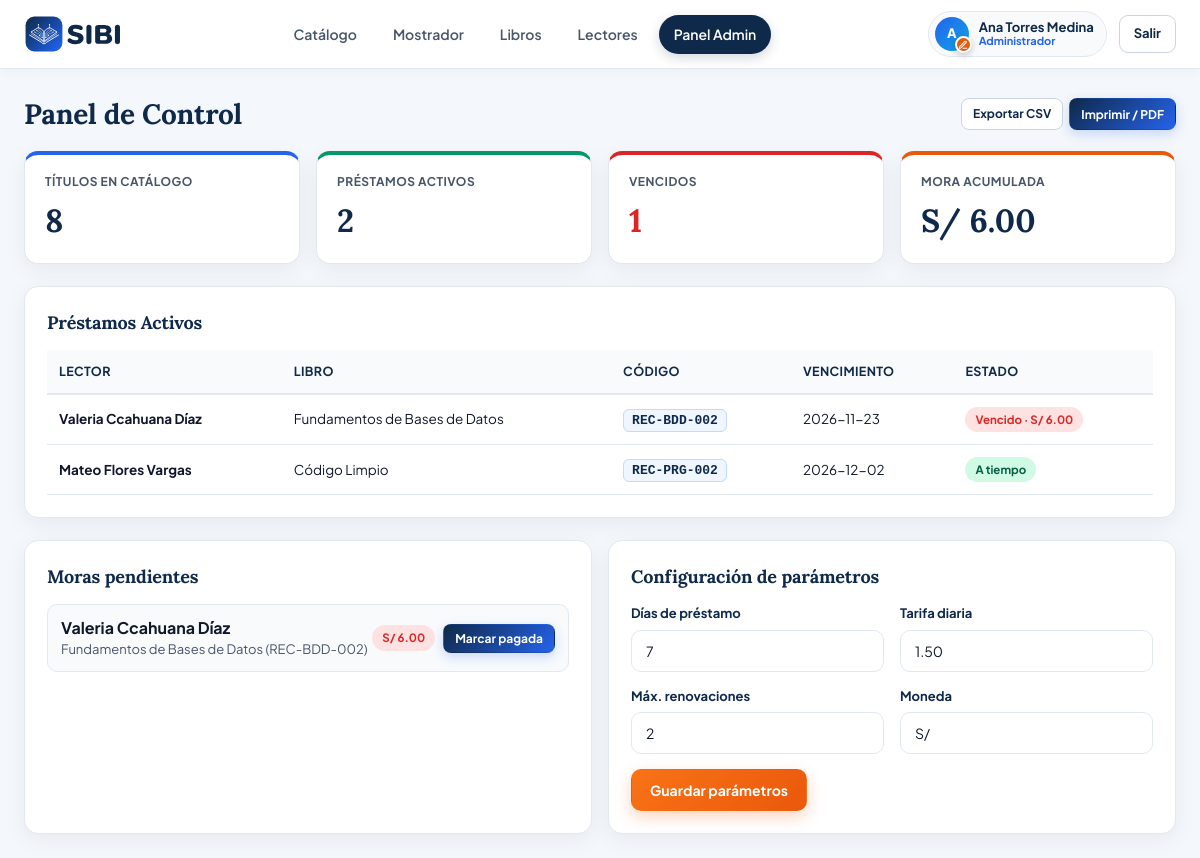
The page /panel.php (signed in) on the database its author committed.
### tables this page shows
CREATE TABLE configuracion (
    id INT AUTO_INCREMENT PRIMARY KEY,
    dias_prestamo INT NOT NULL DEFAULT 7,
    tarifa_mora_diaria DECIMAL(6,2) NOT NULL DEFAULT 1.50,
    max_renovaciones INT NOT NULL DEFAULT 2,
    moneda VARCHAR(10) NOT NULL DEFAULT 'S/'
);

CREATE TABLE prestamos (
    id INT AUTO_INCREMENT PRIMARY KEY,
    ejemplar_id INT NOT NULL,
    lector_id INT NOT NULL,
    bibliotecario_id INT NOT NULL,
    fecha_prestamo DATE NOT NULL,
    fecha_vencimiento DATE NOT NULL,
    fecha_devolucion DATE DEFAULT NULL,
    renovaciones INT NOT NULL DEFAULT 0,
    mora_monto DECIMAL(8,2) NOT NULL DEFAULT 0.00,
    mora_pagada TINYINT(1) NOT NULL DEFAULT 0,
    estado ENUM('activo','devuelto','vencido') NOT NULL DEFAULT 'activo',
    observaciones VARCHAR(255) DEFAULT NULL,
    CONSTRAINT fk_prestamos_ejemplar FOREIGN KEY (ejemplar_id) REFERENCES ejemplares(id),
    CONSTRAINT fk_prestamos_lector FOREIGN KEY (lector_id) REFERENCES usuarios(id),
    CONSTRAINT fk_prestamos_biblio FOREIGN KEY (bibliotecario_id) REFERENCES usuarios(id)
);

CREATE TABLE libros (
    id INT AUTO_INCREMENT PRIMARY KEY,
    titulo VARCHAR(200) NOT NULL,
    isbn VARCHAR(25) DEFAULT NULL,
    editorial VARCHAR(120) DEFAULT NULL,
    anio_publicacion SMALLINT DEFAULT NULL,
    autor_id INT NOT NULL,
    categoria_id INT NOT NULL,
    sinopsis TEXT DEFAULT NULL,
    portada VARCHAR(255) NOT NULL DEFAULT 'assets/img/portada-default.jpg',
    estado TINYINT(1) NOT NULL DEFAULT 1,
    fecha_registro TIMESTAMP DEFAULT CURRENT_TIMESTAMP,
    CONSTRAINT fk_libros_autor FOREIGN KEY (autor_id) REFERENCES autores(id),
    CONSTRAINT fk_libros_categoria FOREIGN KEY (categoria_id) REFERENCES categorias(id)
);

CREATE TABLE ejemplares (
    id INT AUTO_INCREMENT PRIMARY KEY,
    libro_id INT NOT NULL,
    codigo_ejemplar VARCHAR(20) NOT NULL UNIQUE,
    estado ENUM('disponible','prestado','mantenimiento','baja') NOT NULL DEFAULT 'disponible',
    fecha_registro TIMESTAMP DEFAULT CURRENT_TIMESTAMP,
    CONSTRAINT fk_ejemplares_libro FOREIGN KEY (libro_id) REFERENCES libros(id) ON DELETE CASCADE
);

### php/auth.php (called while the page is built, shortened)
<?php
function h(string $str): string {
    return htmlspecialchars($str, ENT_QUOTES, 'UTF-8');
}
function obtener_config(PDO $pdo): array {
    $cfg = $pdo->query('SELECT * FROM configuracion LIMIT 1')->fetch();
    return $cfg ?: ['dias_prestamo' => 7, 'tarifa_mora_diaria' => 1.50, 'max_renovaciones' => 2, 'moneda' => 'S/'];
}

### php/prestamos.php (called while the page is built, shortened)
<?php
require_once __DIR__ . '/auth.php';
function actualizar_vencidos(PDO $pdo): void {
    $cfg = obtener_config($pdo);
    $tarifa = (float)$cfg['tarifa_mora_diaria'];
    $sql = "
        UPDATE prestamos
        SET estado = 'vencido',
            mora_monto = GREATEST(0, DATEDIFF(CURDATE(), fecha_vencimiento)) * ?
        WHERE estado IN ('activo','vencido')
          AND fecha_devolucion IS NULL
          AND CURDATE() > fecha_vencimiento
    ";
    $pdo->prepare($sql)->execute([$tarifa]);
}
function listar_prestamos_activos(PDO $pdo, ?int $lector_id = null): array {
    actualizar_vencidos($pdo);
    $sql = "
        SELECT p.*, e.codigo_ejemplar, l.titulo, l.portada,
               CONCAT(u.nombres, ' ', u.apellidos) AS lector, u.dni,
               DATEDIFF(p.fecha_vencimiento, CURDATE()) AS dias_restantes
        FROM prestamos p
        JOIN ejemplares e ON e.id = p.ejemplar_id
        JOIN libros l ON l.id = e.libro_id
        JOIN usuarios u ON u.id = p.lector_id
        WHERE p.estado IN ('activo','vencido')
    ";
    $params = [];
    $sql .= " ORDER BY p.fecha_vencimiento ASC";
    $stmt = $pdo->prepare($sql);
    $stmt->execute($params);
    return $stmt->fetchAll();
}

### panel.php (the view, shortened to what this page needs)
<?php
require_once __DIR__ . '/php/layout.php';
require_once __DIR__ . '/php/prestamos.php';
$cfg = obtener_config($pdo);
$totalLibros = (int)$pdo->query("SELECT COUNT(*) FROM libros WHERE estado = 1")->fetchColumn();
$prestamosActivos = listar_prestamos_activos($pdo);
$totalVencidos = count(array_filter($prestamosActivos, fn($p) => $p['estado'] === 'vencido'));
$moraTotal = (float)$pdo->query("SELECT COALESCE(SUM(mora_monto), 0) FROM prestamos WHERE mora_monto > 0")->fetchColumn();
$morasPendientes = $pdo->query("
    SELECT p.*, e.codigo_ejemplar, l.titulo, CONCAT(u.nombres, ' ', u.apellidos) AS lector
    FROM prestamos p
    JOIN ejemplares e ON e.id = p.ejemplar_id
    JOIN libros l ON l.id = e.libro_id
    JOIN usuarios u ON u.id = p.lector_id
    WHERE p.mora_monto > 0 AND p.mora_pagada = 0
    ORDER BY p.fecha_vencimiento ASC
")->fetchAll();
?>
<main class="container">
  <div class="section-bar">
        <h1 style="font-size:28px;">Panel de Control</h1>
        <div class="actions-cell no-print" id="reportes">
          <a href="exportar_csv.php" class="btn btn-outline btn-sm">Exportar CSV</a>
          <button type="button" onclick="window.print()" class="btn btn-navy btn-sm">Imprimir / PDF</button>
        </div>
      </div>
      <div class="kpi-grid">
        <div class="kpi">
          <div class="kpi-label">Títulos en Catálogo</div>
          <div class="kpi-value"><?= $totalLibros ?></div>
        </div>
        <div class="kpi kpi-green">
          <div class="kpi-label">Préstamos Activos</div>
          <div class="kpi-value"><?= count($prestamosActivos) ?></div>
        </div>
        <div class="kpi kpi-red kpi-danger">
          <div class="kpi-label">Vencidos</div>
          <div class="kpi-value"><?= $totalVencidos ?></div>
        </div>
        <div class="kpi kpi-orange">
          <div class="kpi-label">Mora acumulada</div>
          <div class="kpi-value"><?= h($cfg['moneda']) ?> <?= number_format($moraTotal, 2) ?></div>
        </div>
      </div>
      <div class="card mb-22">
        <h3>Préstamos Activos</h3>
        <div class="table-wrap">
          <table>
            <thead><tr><th>Lector</th><th>Libro</th><th>Código</th><th>Vencimiento</th><th>Estado</th></tr></thead>
            <tbody>
              <?php foreach ($prestamosActivos as $p): ?>
              <tr>
                <td><strong><?= h($p['lector']) ?></strong></td>
                <td><?= h($p['titulo']) ?></td>
                <td><span class="code-tag"><?= h($p['codigo_ejemplar']) ?></span></td>
                <td><?= h($p['fecha_vencimiento']) ?></td>
                <td>
                  <?php if ($p['estado'] === 'vencido'): ?>
                    <span class="badge badge-red">Vencido · <?= h($cfg['moneda']) ?> <?= number_format((float)$p['mora_monto'], 2) ?></span>
                  <?php elseif ((int)$p['dias_restantes'] <= 2): ?>
                    <span class="badge badge-amber">Próximo a vencer</span>
                  <?php else: ?>
                    <span class="badge badge-green">A tiempo</span>
                  <?php endif; ?>
                </td>
              </tr>
              <?php endforeach; ?>
            </tbody>
          </table>
        </div>
      </div>
      <div class="grid-2">
        <div class="card">
          <h3>Moras pendientes</h3>
          <?php if (!$morasPendientes): ?>
            <p class="text-muted">No hay moras pendientes de cobro.</p>
          <?php else: ?>
            <?php foreach ($morasPendientes as $m): ?>
              <div class="copy-item">
                <div>
                  <strong><?= h($m['lector']) ?></strong>
                  <div class="text-muted"><?= h($m['titulo']) ?> (<?= h($m['codigo_ejemplar']) ?>)</div>
                </div>
                <div style="display:flex;align-items:center;gap:8px;">
                  <span class="badge badge-red"><?= h($cfg['moneda']) ?> <?= number_format((float)$m['mora_monto'], 2) ?></span>
                  <form method="post" style="display:inline;">
                    <button class="btn btn-navy btn-sm" type="submit">Marcar pagada</button>
                  </form>
                </div>
              </div>
            <?php endforeach; ?>
          <?php endif; ?>
        </div>
        <div class="card no-print">
          <h3>Configuración de parámetros</h3>
          <form method="post">
            <div class="grid-2">
              <div class="field"><label>Días de préstamo</label><input class="input" type="number" min="1" name="dias_prestamo" value="<?= (int)$cfg['dias_prestamo'] ?>"></div>
              <div class="field"><label>Tarifa diaria</label><input class="input" type="number" step="0.10" min="0" name="tarifa_mora_diaria" value="<?= number_format((float)$cfg['tarifa_mora_diaria'], 2, '.', '') ?>"></div>
            </div>
            <div class="grid-2">
              <div class="field"><label>Máx. renovaciones</label><input class="input" type="number" min="0" name="max_renovaciones" value="<?= (int)$cfg['max_renovaciones'] ?>"></div>
              <div class="field"><label>Moneda</label><input class="input" name="moneda" value="<?= h($cfg['moneda']) ?>"></div>
            </div>
            <button type="submit" class="btn btn-primary">Guardar parámetros</button>
          </form>
        </div>
      </div>
</main>

### rows shown on the page
configuracion: tarifa_mora_diaria "2", moneda "S/", dias_prestamo "7", tarifa_mora_diaria "1.50", max_renovaciones "2"
prestamos: lector "Valeria Ccahuana Díaz", libros.titulo "Fundamentos de Bases de Datos", ejemplar.codigo_ejemplar "REC-BDD-002", fecha_vencimiento "2026-11-23", mora_monto "6.00"
prestamos: lector "Mateo Flores Vargas", libros.titulo "Código Limpio", ejemplar.codigo_ejemplar "REC-PRG-002", fecha_vencimiento "2026-12-02", estado "A tiempo"

### other values the page prints
$inicial "A"
etiqueta_rol($rol) "Administrador"
$totalLibros "8"
$totalVencidos "1"
$moraTotal "6.00"
